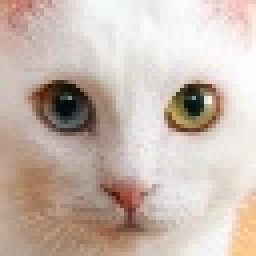
#> input picture 04.vision/01.2d_image_as_matrix/04.feature_extract/cat.jpg, 64 x 64 px (shown 4 times larger)
$ python step14_from_scratch.py
#> lines starting #> are read from the running program, lines starting #| are printed output that depends on the picture
import numpy as np
from PIL import Image
import matplotlib.pyplot as plt

# --- 1. 이미지 로드 및 전처리 함수 ---
def load_and_preprocess_image(image_path='cat.jpg', size=(64, 64)):
    """이미지를 불러와 흑백 NumPy 배열로 변환합니다."""
#> called with image_path = 'cat.jpg', size = (64, 64)
    try:
        img = Image.open(image_path).convert('L') # 'L' = 흑백 모드
        img = img.resize(size)
        # 이미지 데이터를 0-1 사이로 정규화 (선택 사항이지만 일반적)
        return np.array(img) / 255.0
    except FileNotFoundError:
        print(f"에러: '{image_path}' 파일을 찾을 수 없습니다.")
        return None

# --- 2. From Scratch 핵심 연산 함수 ---
def apply_relu(feature_map):
    """ReLU 활성화 함수를 적용합니다."""
    # NumPy의 maximum 함수를 사용해 0보다 작은 값을 모두 0으로 만듦
    return np.maximum(0, feature_map)

def convolve_2d(image, kernel, padding=1, stride=1):
    """
    단일 입력 채널과 단일 커널에 대한 2D 컨볼루션 연산을 수행합니다.
    """
    # 1. 패딩 적용
    if padding > 0:
        image_padded = np.pad(image, pad_width=padding, mode='constant', constant_values=0)
    else:
        image_padded = image

    # 2. 출력 피처 맵 크기 계산
    k_h, k_w = kernel.shape
    img_h, img_w = image.shape
    out_h = (img_h - k_h + 2 * padding) // stride + 1
    out_w = (img_w - k_w + 2 * padding) // stride + 1

    output_map = np.zeros((out_h, out_w))

    # 3. 컨볼루션 연산 (슬라이딩 윈도우)
    for y in range(out_h):
        for x in range(out_w):
            # 윈도우(패치) 추출
            patch = image_padded[y*stride : y*stride + k_h, x*stride : x*stride + k_w]
            # Element-wise 곱셈 후 합산
            output_map[y, x] = (patch * kernel).sum()

    return output_map

def apply_conv_layer(input_maps, kernels, padding=1, stride=1):
    """
    하나의 컨볼루션 레이어 전체를 적용합니다.
    (입력 맵 여러 개 -> 여러 개의 커널 -> 출력 맵 여러 개)
    """
    num_output_kernels = kernels.shape[0]
    num_input_channels = input_maps.shape[0]

    # 첫 번째 커널의 결과로부터 출력 크기를 결정
    sample_output = convolve_2d(input_maps[0], kernels[0, 0], padding, stride)
    output_height, output_width = sample_output.shape

    # 최종 출력 피처 맵들 초기화
    output_maps = np.zeros((num_output_kernels, output_height, output_width))

    # 각 출력 커널(필터)에 대해 반복
    for k_idx in range(num_output_kernels):
        # 해당 커널이 처리해야 할 모든 입력 채널에 대해 컨볼루션 수행 후 합산
        # 이것이 PyTorch의 nn.Conv2d가 내부적으로 하는 핵심 작업입니다.
        total_conv_result = np.zeros((output_height, output_width))
        for c_idx in range(num_input_channels):
            image_channel = input_maps[c_idx]
            kernel_channel = kernels[k_idx, c_idx]
            total_conv_result += convolve_2d(image_channel, kernel_channel, padding, stride)
        output_maps[k_idx] = total_conv_result

    return output_maps


# --- 3. 시각화 함수 (이전과 거의 동일) ---
def visualize_feature_maps(feature_maps, title):
    """주어진 특징 맵들을 그리드 형태로 시각화합니다."""
    num_feature_maps = feature_maps.shape[0]
    grid_size = int(np.ceil(np.sqrt(num_feature_maps)))

    fig, axes = plt.subplots(grid_size, grid_size, figsize=(8, 8))
    fig.suptitle(title, fontsize=16)
    axes = axes.flatten()

    for i in range(num_feature_maps):
        ax = axes[i]
        ax.imshow(feature_maps[i], cmap='gray')
        ax.set_title(f'Filter {i+1}')
        ax.axis('off')

    for j in range(num_feature_maps, len(axes)):
        axes[j].axis('off')

    plt.tight_layout()
    plt.subplots_adjust(top=0.92)
    plt.show()

# --- 4. 메인 실행 ---
if __name__ == "__main__":
    # 이미지 로드
    image = load_and_preprocess_image('cat.jpg')
    if image is None:
        exit()

    # 모델에 입력하기 위해 채널 및 배치 차원 추가: (높이, 너비) -> (1, 1, 높이, 너비)
    image_tensor_like = image[np.newaxis, np.newaxis, :, :]
    print(f"입력 이미지 배열 크기: {image_tensor_like.shape}")
#| 입력 이미지 배열 크기: (1, 1, 64, 64)

    # --- Conv1 실행 ---
    # PyTorch의 nn.Conv2d(1, 8, 3)을 모방: 8개의 3x3 커널 (입력 채널 1개)
    np.random.seed(0) # 결과를 재현 가능하게 하기 위함
    conv1_kernels = np.random.randn(8, 1, 3, 3) # (출력채널, 입력채널, 커널높이, 커널너비)

    print("\n[1단계] From-scratch Conv1 연산을 수행합니다...")
    features_conv1 = apply_conv_layer(image_tensor_like[0], conv1_kernels)
#> after the loop in apply_conv_layer, `for k_idx in range(num_output_kernels):`:
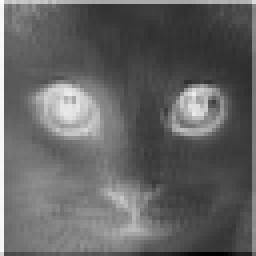
#> total_conv_result: shape (64, 64) float64 (shown 4 times larger); min -3.87, max 0.284, mean -2.24; drawn with min black and max white
    features_conv1_relu = apply_relu(features_conv1)
    visualize_feature_maps(features_conv1_relu, "Layer 1: From Scratch (Conv1 + ReLU)")
#> in visualize_feature_maps, `plt.show()`:
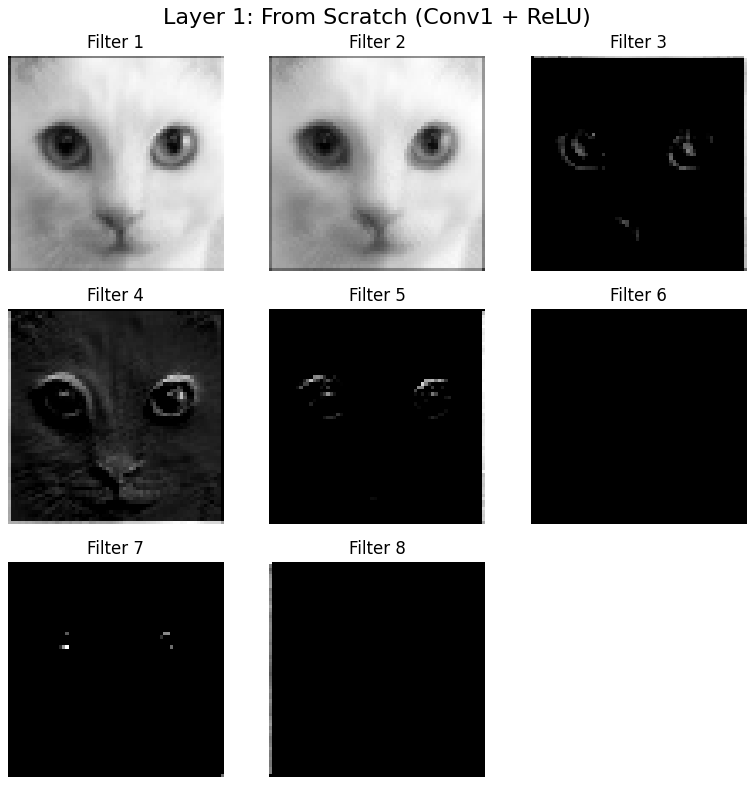
#> figure drawn by matplotlib, 8 panels

    # --- Conv2 실행 ---
    # PyTorch의 nn.Conv2d(8, 16, 3)을 모방: 16개의 3x3 커널 (입력 채널 8개)
    conv2_kernels = np.random.randn(16, 8, 3, 3) # (출력채널, 입력채널, 커널높이, 커널너비)

    print("\n[2단계] From-scratch Conv2 연산을 수행합니다...")
    # Conv1의 출력이 Conv2의 입력으로 들어감
    features_conv2 = apply_conv_layer(features_conv1_relu, conv2_kernels)
#> call 2 of apply_conv_layer, with input_maps = array of shape (8, 64, 64), kernels = array of shape (16, 8, 3, 3), padding = 1, stride = 1
#> after the loop in convolve_2d (call 10), `for y in range(out_h):`:
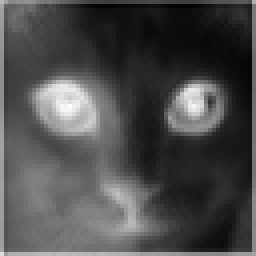
#> output_map: shape (64, 64) float64 (shown 4 times larger); min -23.13, max -0.344, mean -16.32; drawn with min black and max white
#> the loop in apply_conv_layer (call 2), `for k_idx in range(num_output_kernels):` made 16 passes
#> pass 1, in convolve_2d (call 14), `image_padded = np.pad(image, pad_width=padding, mode='constant', const..`:
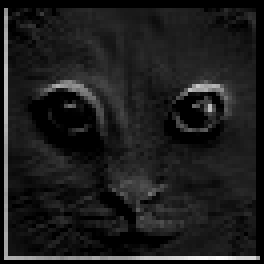
#> image_padded: shape (66, 66) float64 (shown 4 times larger); min 0, max 2.4, mean 0.278; drawn with min black and max white
#> after the loop in apply_conv_layer (call 2), `for k_idx in range(num_output_kernels):`:
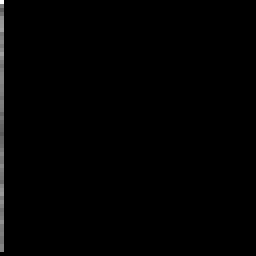
#> image_channel: shape (64, 64) float64 (shown 4 times larger); min 0, max 0.284, mean 0.0022; drawn with min black and max white
#> after the loop in apply_conv_layer (call 2), `for k_idx in range(num_output_kernels):`:
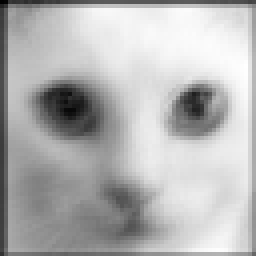
#> total_conv_result: shape (64, 64) float64 (shown 4 times larger); min 1.62, max 49.31, mean 35.4; drawn with min black and max white
    features_conv2_relu = apply_relu(features_conv2)
    visualize_feature_maps(features_conv2_relu, "Layer 2: From Scratch (Conv2 + ReLU)")
#> call 2 of visualize_feature_maps, with feature_maps = array of shape (16, 64, 64), title = 'Layer 2: From Scratch (Conv2 + ReLU)'
#> in visualize_feature_maps (call 2), `plt.show()`:
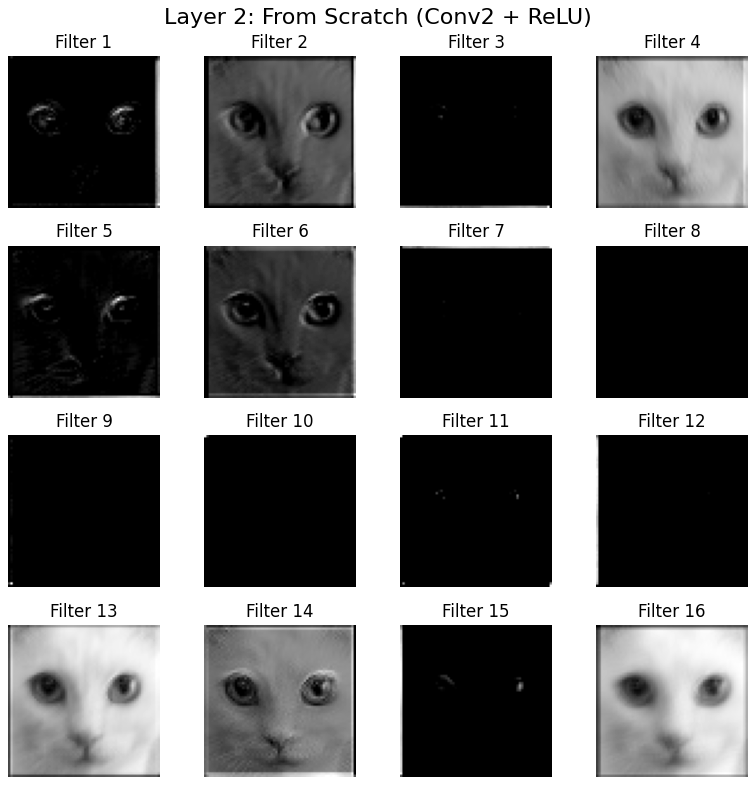
#> figure drawn by matplotlib, 16 panels

    print("\n시각화 완료!")
